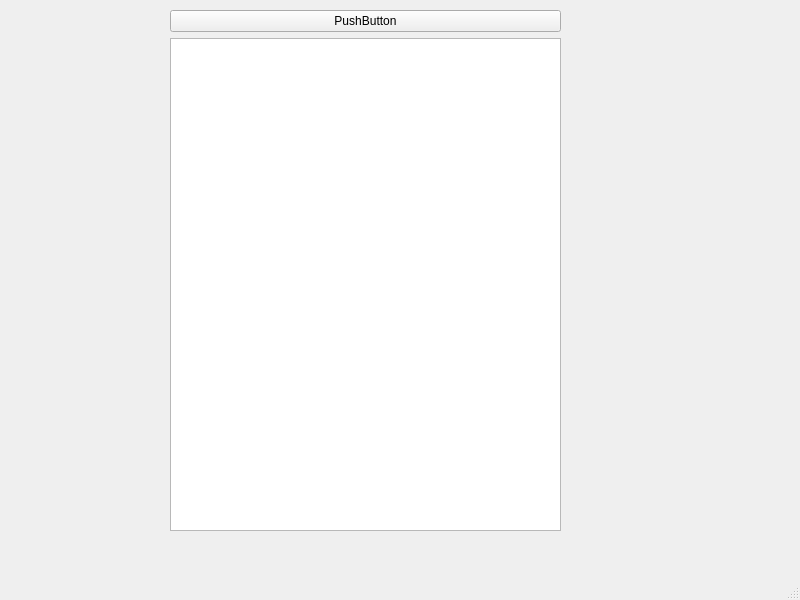
<?xml version="1.0" encoding="UTF-8"?>
<ui version="4.0">
 <class>MainWindow</class>
 <widget class="QMainWindow" name="MainWindow">
  <property name="geometry">
   <rect>
    <x>0</x>
    <y>0</y>
    <width>800</width>
    <height>600</height>
   </rect>
  </property>
  <property name="windowTitle">
   <string>MainWindow</string>
  </property>
  <widget class="QWidget" name="centralwidget">
   <widget class="QWidget" name="verticalLayoutWidget">
    <property name="geometry">
     <rect>
      <x>170</x>
      <y>10</y>
      <width>391</width>
      <height>521</height>
     </rect>
    </property>
    <layout class="QVBoxLayout" name="verticalLayout">
     <item>
      <widget class="QPushButton" name="startButton">
       <property name="text">
        <string>PushButton</string>
       </property>
      </widget>
     </item>
     <item>
      <widget class="QTableView" name="tableView"/>
     </item>
    </layout>
   </widget>
  </widget>
  <widget class="QMenuBar" name="menubar">
   <property name="geometry">
    <rect>
     <x>0</x>
     <y>0</y>
     <width>800</width>
     <height>23</height>
    </rect>
   </property>
  </widget>
  <widget class="QStatusBar" name="statusbar"/>
 </widget>
 <resources/>
 <connections/>
</ui>
